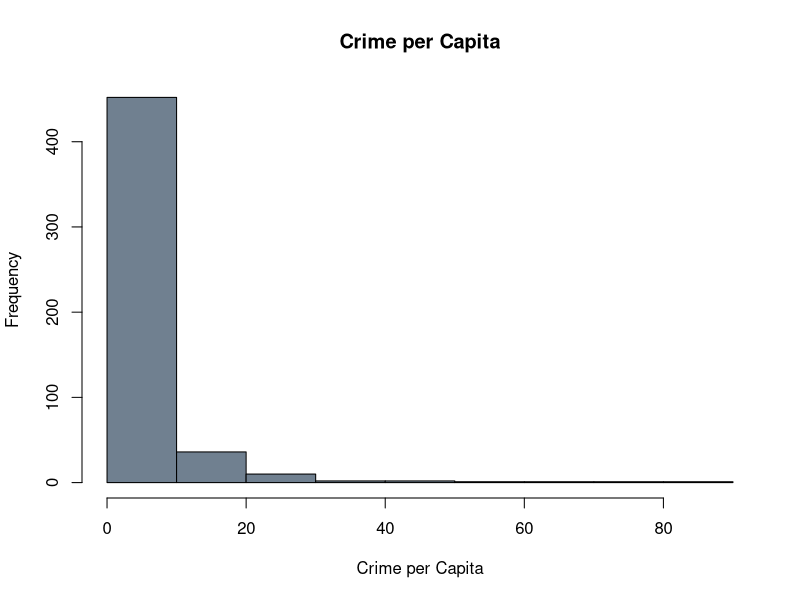
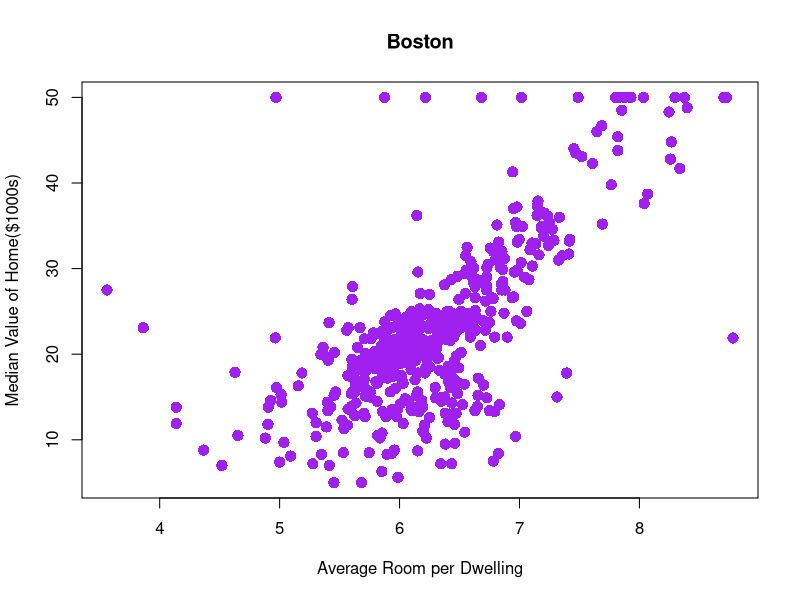
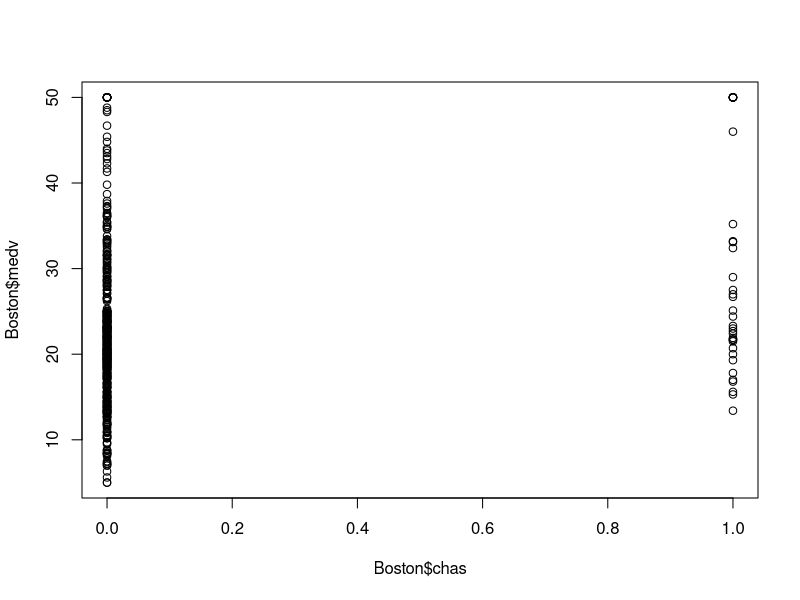
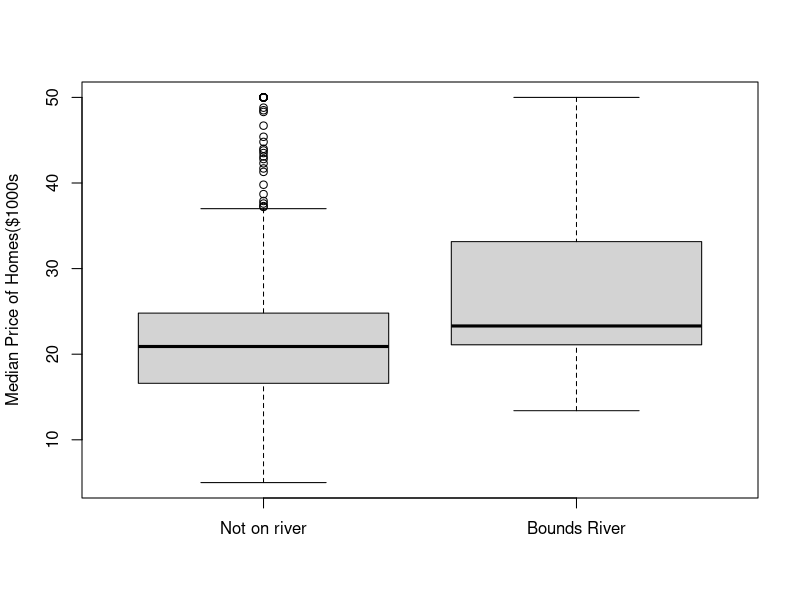
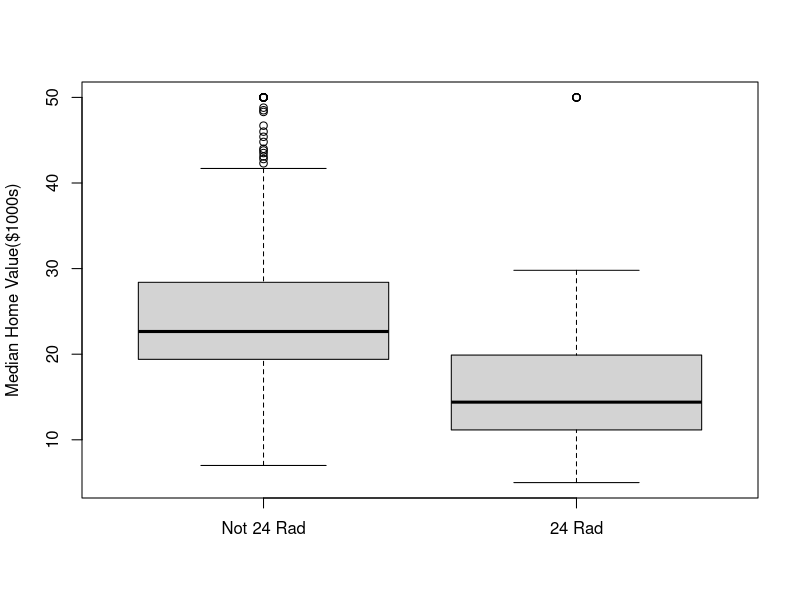

The R source for these figures, in order:
## ---- chunk 1
# step 1 code
#install.packages(MASS)
library(MASS)
Boston <- Boston
data(Boston)
str(Boston)

## ---- chunk 2
# step 2 code
head(Boston)
tail(Boston,2)
Boston[5,]
head(Boston[1])
names(Boston)

## ---- chunk 3
# step 3 code
mean(Boston$crim)
median(Boston$crim)
range(Boston$crim)

## ---- chunk 4
# step 4 code
hist(Boston$crim, col="slategray", main="Crime per Capita", xlab="Crime per Capita")

## ---- chunk 5
# step 5 code
cor(Boston$crim, Boston$medv)

## ---- chunk 6
# step 6 code
plot(Boston$rm,Boston$medv, pch=16, col="purple", cex =1.5, main="Boston",xlab="Average Room per Dwelling", ylab="Median Value of Home($1000s)")
cor(Boston$rm,Boston$medv)

## ---- chunk 7
# step 7 code
df <- Boston
#plotted not as a factor
plot(Boston$chas,Boston$medv)

#plotted as a factor
#install.packages("vioplot")
#library(vioplot)
#x1 <- Boston$medv[Boston$chas==0]
#x2 <- Boston$medv[Boston$chas==1]
#vioplot(x1,x2,col="wheat", names=c("Not on river","Bounds River"))
df$chas[df$chas==1] <- TRUE
df$chas <- factor(Boston$chas)
plot(df$chas,df$medv,names=c("Not on river","Bounds River"),xlab ="",ylab ="Median Price of Homes($1000s")
## ---- chunk 8
# step 8 code
summary(Boston$rad)
unique(Boston$rad)
radSum <- sum(Boston$rad>=24)
radSum / (506 * 14) 

## ---- chunk 9
# step 9 code
far <- ifelse(Boston$rad==24,TRUE,FALSE)
far <- factor(far)
plot(far,Boston$medv,names=c("Not 24 Rad", "24 Rad"),xlab ="",ylab ="Median Home Value($1000s)")

## ---- chunk 10
# step 10 code
summary(df[,c(1,6,13,14)])
maxMedian <- which.max(df$medv)
print(df[maxMedian,c(1,6,13,14)])

